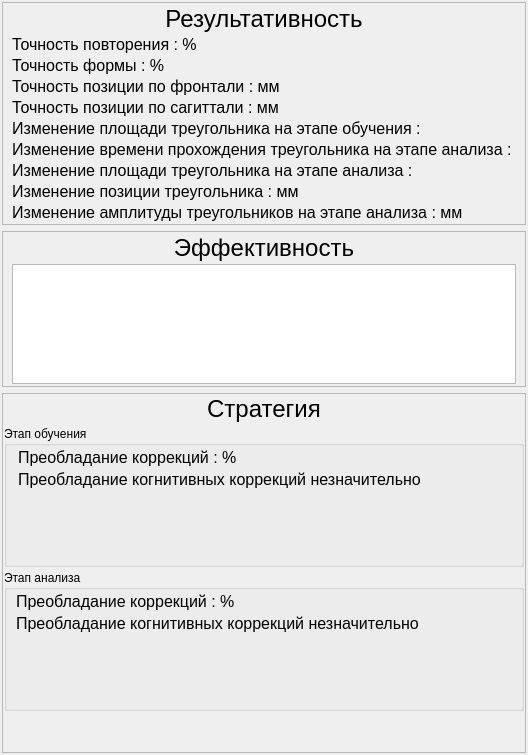
     <widget class="QWidget" name="tabConslution">
      <attribute name="title">
       <string>Заключение</string>
      </attribute>
      <layout class="QVBoxLayout" name="verticalLayout_20">
       <property name="leftMargin">
        <number>2</number>
       </property>
       <property name="topMargin">
        <number>2</number>
       </property>
       <property name="rightMargin">
        <number>2</number>
       </property>
       <property name="bottomMargin">
        <number>2</number>
       </property>
       <item>
        <widget class="QFrame" name="frRezultativnst">
         <property name="sizePolicy">
          <sizepolicy hsizetype="Preferred" vsizetype="Fixed">
           <horstretch>0</horstretch>
           <verstretch>0</verstretch>
          </sizepolicy>
         </property>
         <property name="maximumSize">
          <size>
           <width>16777215</width>
           <height>16777215</height>
          </size>
         </property>
         <property name="frameShape">
          <enum>QFrame::StyledPanel</enum>
         </property>
         <property name="frameShadow">
          <enum>QFrame::Raised</enum>
         </property>
         <layout class="QVBoxLayout" name="verticalLayout_17">
          <property name="spacing">
           <number>2</number>
          </property>
          <property name="topMargin">
           <number>2</number>
          </property>
          <property name="bottomMargin">
           <number>2</number>
          </property>
          <item>
           <widget class="QLabel" name="lblResultativnstTitle">
            <property name="font">
             <font>
              <pointsize>18</pointsize>
             </font>
            </property>
            <property name="text">
             <string>Результативность</string>
            </property>
            <property name="alignment">
             <set>Qt::AlignCenter</set>
            </property>
           </widget>
          </item>
          <item>
           <widget class="QLabel" name="lblAccRepeat">
            <property name="font">
             <font>
              <pointsize>12</pointsize>
             </font>
            </property>
            <property name="text">
             <string>Точность повторения : %</string>
            </property>
           </widget>
          </item>
          <item>
           <widget class="QLabel" name="lblAccForm">
            <property name="font">
             <font>
              <pointsize>12</pointsize>
             </font>
            </property>
            <property name="text">
             <string>Точность формы : %</string>
            </property>
           </widget>
          </item>
          <item>
           <widget class="QLabel" name="lblAccMidX">
            <property name="font">
             <font>
              <pointsize>12</pointsize>
             </font>
            </property>
            <property name="text">
             <string>Точность позиции по фронтали : мм</string>
            </property>
           </widget>
          </item>
          <item>
           <widget class="QLabel" name="lblAccMidY">
            <property name="font">
             <font>
              <pointsize>12</pointsize>
             </font>
            </property>
            <property name="text">
             <string>Точность позиции по сагиттали : мм</string>
            </property>
           </widget>
          </item>
          <item>
           <widget class="QLabel" name="lblMidSquareErrTst">
            <property name="font">
             <font>
              <pointsize>12</pointsize>
             </font>
            </property>
            <property name="text">
             <string>Изменение площади треугольника на этапе обучения : </string>
            </property>
           </widget>
          </item>
          <item>
           <widget class="QLabel" name="lblMidTimeErrAnl">
            <property name="font">
             <font>
              <pointsize>12</pointsize>
             </font>
            </property>
            <property name="text">
             <string>Изменение времени прохождения треугольника на этапе анализа : </string>
            </property>
           </widget>
          </item>
          <item>
           <widget class="QLabel" name="lblMidSquareErrAnl">
            <property name="font">
             <font>
              <pointsize>12</pointsize>
             </font>
            </property>
            <property name="text">
             <string>Изменение площади треугольника на этапе анализа : </string>
            </property>
           </widget>
          </item>
          <item>
           <widget class="QLabel" name="lblMidPosErrAnl">
            <property name="font">
             <font>
              <pointsize>12</pointsize>
             </font>
            </property>
            <property name="text">
             <string>Изменение позиции треугольника : мм</string>
            </property>
           </widget>
          </item>
          <item>
           <widget class="QLabel" name="lblMidAmplErrAnl">
            <property name="font">
             <font>
              <pointsize>12</pointsize>
             </font>
            </property>
            <property name="text">
             <string>Изменение амплитуды треугольников на этапе анализа : мм</string>
            </property>
           </widget>
          </item>
         </layout>
        </widget>
       </item>
       <item>
        <widget class="QFrame" name="frEffectiveness">
         <property name="sizePolicy">
          <sizepolicy hsizetype="Preferred" vsizetype="Fixed">
           <horstretch>0</horstretch>
           <verstretch>0</verstretch>
          </sizepolicy>
         </property>
         <property name="minimumSize">
          <size>
           <width>0</width>
           <height>0</height>
          </size>
         </property>
         <property name="frameShape">
          <enum>QFrame::StyledPanel</enum>
         </property>
         <property name="frameShadow">
          <enum>QFrame::Raised</enum>
         </property>
         <layout class="QVBoxLayout" name="verticalLayout_18">
          <property name="spacing">
           <number>2</number>
          </property>
          <property name="topMargin">
           <number>2</number>
          </property>
          <property name="bottomMargin">
           <number>2</number>
          </property>
          <item>
           <widget class="QLabel" name="lblEffectivenessTitle">
            <property name="font">
             <font>
              <pointsize>18</pointsize>
             </font>
            </property>
            <property name="text">
             <string>Эффективность</string>
            </property>
            <property name="alignment">
             <set>Qt::AlignCenter</set>
            </property>
           </widget>
          </item>
          <item>
           <widget class="QTreeView" name="tvEffectiveness">
            <property name="maximumSize">
             <size>
              <width>16777215</width>
              <height>120</height>
             </size>
            </property>
           </widget>
          </item>
         </layout>
        </widget>
       </item>
       <item>
        <widget class="QFrame" name="frStrategy">
         <property name="minimumSize">
          <size>
           <width>0</width>
           <height>250</height>
          </size>
         </property>
         <property name="frameShape">
          <enum>QFrame::StyledPanel</enum>
         </property>
         <property name="frameShadow">
          <enum>QFrame::Raised</enum>
         </property>
         <layout class="QVBoxLayout" name="verticalLayout_19">
          <property name="spacing">
           <number>3</number>
          </property>
          <property name="leftMargin">
           <number>1</number>
          </property>
          <property name="topMargin">
           <number>1</number>
          </property>
          <property name="rightMargin">
           <number>1</number>
          </property>
          <property name="bottomMargin">
           <number>1</number>
          </property>
          <item>
           <widget class="QLabel" name="lblStrategyTitle">
            <property name="font">
             <font>
              <pointsize>18</pointsize>
             </font>
            </property>
            <property name="text">
             <string>Стратегия</string>
            </property>
            <property name="alignment">
             <set>Qt::AlignCenter</set>
            </property>
           </widget>
          </item>
          <item>
           <widget class="QGroupBox" name="gbTraining">
            <property name="minimumSize">
             <size>
              <width>0</width>
              <height>0</height>
             </size>
            </property>
            <property name="title">
             <string>Этап обучения</string>
            </property>
            <layout class="QVBoxLayout" name="verticalLayout_21">
             <property name="spacing">
              <number>3</number>
             </property>
             <property name="leftMargin">
              <number>11</number>
             </property>
             <property name="topMargin">
              <number>2</number>
             </property>
             <property name="bottomMargin">
              <number>2</number>
             </property>
             <item>
              <widget class="QLabel" name="lblCorrectionPredominaceTrain">
               <property name="font">
                <font>
                 <pointsize>12</pointsize>
                </font>
               </property>
               <property name="text">
                <string>Преобладание коррекций : %</string>
               </property>
              </widget>
             </item>
             <item>
              <widget class="QLabel" name="lblCorrectionResumeTrain">
               <property name="font">
                <font>
                 <pointsize>12</pointsize>
                </font>
               </property>
               <property name="text">
                <string>Преобладание когнитивных коррекций незначительно</string>
               </property>
              </widget>
             </item>
             <item>
              <widget class="DualStateDiagram" name="wgtCorrectionDiagTrain" native="true">
               <property name="minimumSize">
                <size>
                 <width>0</width>
                 <height>70</height>
                </size>
               </property>
              </widget>
             </item>
            </layout>
           </widget>
          </item>
          <item>
           <widget class="QGroupBox" name="gbAnalysis">
            <property name="minimumSize">
             <size>
              <width>0</width>
              <height>0</height>
             </size>
            </property>
            <property name="title">
             <string>Этап анализа</string>
            </property>
            <layout class="QVBoxLayout" name="verticalLayout_22">
             <property name="spacing">
              <number>3</number>
             </property>
             <property name="topMargin">
              <number>2</number>
             </property>
             <property name="bottomMargin">
              <number>2</number>
             </property>
             <item>
              <widget class="QLabel" name="lblCorrectionPredominaceAnal">
               <property name="font">
                <font>
                 <pointsize>12</pointsize>
                </font>
               </property>
               <property name="text">
                <string>Преобладание коррекций : %</string>
               </property>
              </widget>
             </item>
             <item>
              <widget class="QLabel" name="lblCorrectionResumeAnal">
               <property name="font">
                <font>
                 <pointsize>12</pointsize>
                </font>
               </property>
               <property name="text">
                <string>Преобладание когнитивных коррекций незначительно</string>
               </property>
              </widget>
             </item>
             <item>
              <widget class="DualStateDiagram" name="wgtCorrectionDiagAnal" native="true">
               <property name="minimumSize">
                <size>
                 <width>0</width>
                 <height>70</height>
                </size>
               </property>
              </widget>
             </item>
            </layout>
           </widget>
          </item>
          <item>
           <spacer name="verticalSpacer_3">
            <property name="orientation">
             <enum>Qt::Vertical</enum>
            </property>
            <property name="sizeHint" stdset="0">
             <size>
              <width>20</width>
              <height>40</height>
             </size>
            </property>
           </spacer>
          </item>
         </layout>
        </widget>
       </item>
      </layout>
     </widget>
